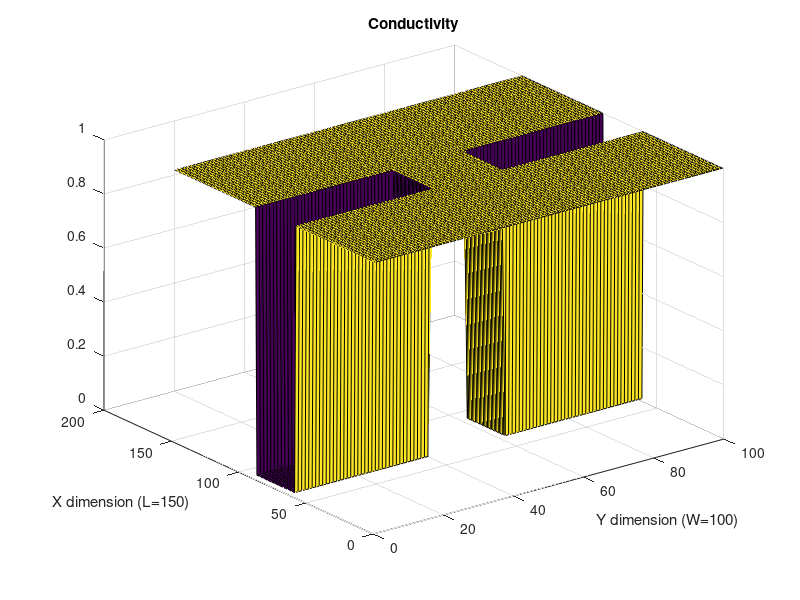
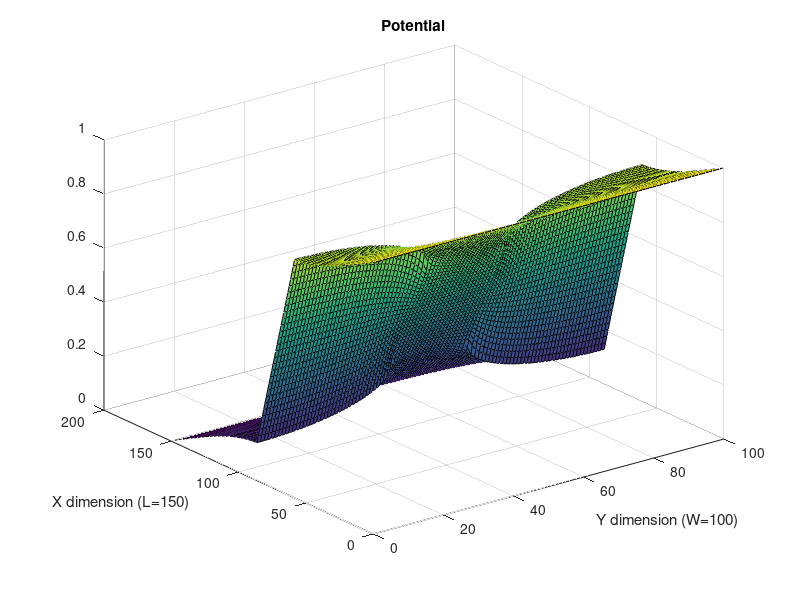
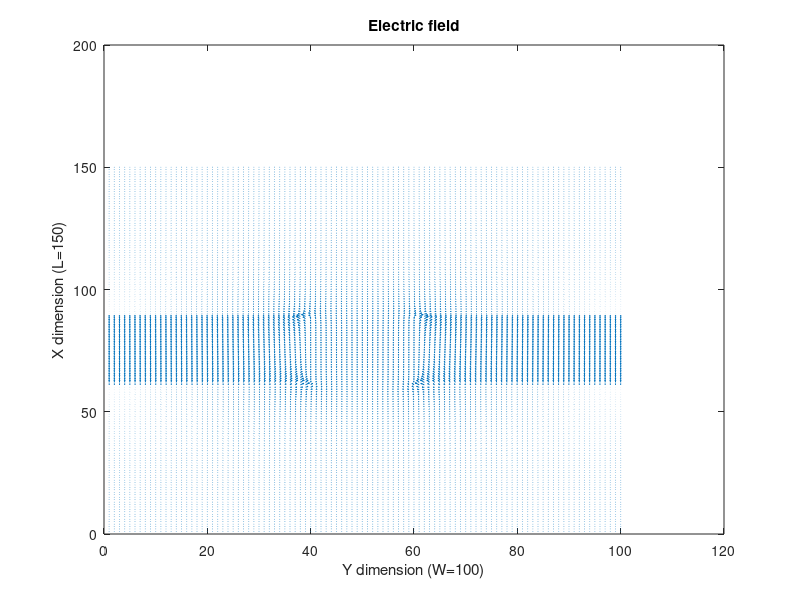
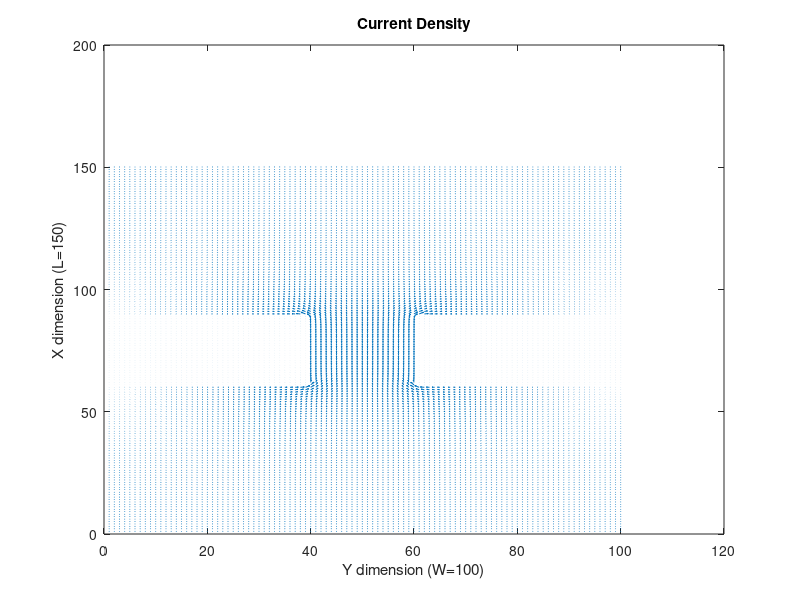

Reproduce these figures in MATLAB, in order.
%% Part 3 - Bottleneck Analysis
% In this part, a bottleneck of a different material is introduced into the
% medium. The bottleneck has a significantly lower conductivity than the
% surrounding medium, so its expected that less current should flow through
% it. Graphs for conductivity, electric potential, electric field, and
% current density are produced.
% By altering the values of nx and ny, we can play around with the mesh
% density. normally, the program is run with nx = 150, and ny = 100. By
% reducing both by a factor of 10, the total current flow increased by
% over 50% from 0.314A to 0.452A. Naturally when the mesh is made more
% dense, the current is lower.
% Narrowing the bottleneck will also have an effect on the total current
% output. I reduced the width of the opening by a factor of 2, and the
% current went from 0.314A to 0.220A. The current continues to drop off as
% the bottleneck is made thinner, as expected. This essentially is
% increasing the resistance of the material.
% As the conductivity of the bottleneck is changed, then the total current
% will change as well. As the conductivity approaches 1, it essentially
% behaves as if there is no bottleneck whatsoever since the surrounding
% medium has a conductivity of 1. It follows naturally that as the
% conductivity of the bottleneck approaches zero, the current density will
% approach a steady state value where it can't really interact with the
% bottleneck at all.
nx = 150;
ny = 100;
G = sparse(nx*ny, nx*ny);
B = zeros(1,nx*ny);
%setting conductivity map for 3rd part
cMap = ones(nx,ny);
 for q = 1:nx
     for w = 1:ny
         if ((q<(0.6*nx)&&q>(0.4*nx)&&w>(0.6*ny)) || (q<(0.6*nx)&&q>(0.4*nx)&&w<(0.4*ny)))
             cMap(q,w) = 1e-2;
         end
     end
 end

for i = 1:nx
    for j = 1:ny
        %Setting up the G-Matrix
        n = j + (i-1)*ny;
        if i == 1
            G(n,n) = 1;
            B(n) = 1;
        elseif i == nx
            G(n,n) = 1;
            B(n) = 0;
        elseif j == 1
            nxm = j + (i-2)*ny;
            nxp = j + (i)*ny;
            nyp = j+1 + (i-1)*ny;
            
            rxm = (cMap(i,j) + cMap(i-1,j))/2.0;
            rxp = (cMap(i,j) + cMap(i+1,j))/2.0;
            ryp = (cMap(i,j) + cMap(i,j+1))/2.0;

            G(n,n) = -(rxm + rxp + ryp);
            G(n,nxm) = rxm;
            G(n,nxp) = rxp;
            G(n,nyp) = ryp;
        elseif j == ny
            nxm = j + (i-2)*ny;
            nxp = j + (i)*ny;
            nym = j-1 + (i-1)*ny;
            
            rxm = (cMap(i,j) + cMap(i-1,j))/2.0;
            rxp = (cMap(i,j) + cMap(i+1,j))/2.0;
            rym = (cMap(i,j) + cMap(i,j-1))/2.0;
            
            G(n,n) = -(rxm + rxp + rym);
            G(n,nxm) = rxm;
            G(n,nxp) = rxp;
            G(n,nym) = rym;
        else
            nxm = j + (i-2)*ny;
            nxp = j + (i)*ny;
            nym = j-1 + (i-1)*ny;
            nyp = j+1 + (i-1)*ny;
            
            rxm = (cMap(i,j) + cMap(i-1,j))/2.0;
            rxp = (cMap(i,j) + cMap(i+1,j))/2.0;
            rym = (cMap(i,j) + cMap(i,j-1))/2.0;
            ryp = (cMap(i,j) + cMap(i,j+1))/2.0;
            
            G(n,nxp) = rxp;
            G(n,nyp) = ryp;
            G(n,nxm) = rxm;
            G(n,nym) = rym;
            G(n,n) = -(rxm + rxp + rym + ryp);
        end
    end
end
%solving for matrix of potentials
V = G\B';
Vmap = zeros(nx,ny);
for i = 1:nx
    for j = 1:ny
        n = j + (i-1)*ny;
        Vmap(i,j) = V(n);
    end
end

%conductivity map plot
figure(4)
surf(cMap)
title('Conductivity')
ylabel('X dimension (L=150)')
xlabel('Y dimension (W=100)')
 
%plotting potential
figure(5)
surf(Vmap)
title('Potential')
ylabel('X dimension (L=150)')
xlabel('Y dimension (W=100)')

%plotting electric field
[Ex,Ey] = gradient(-Vmap);
figure(6)
quiver(Ex,Ey)
title('Electric field')
ylabel('X dimension (L=150)')
xlabel('Y dimension (W=100)')

%plotting current density
Jx = Ex .* cMap;
Jy = Ey .* cMap;
figure(7)
quiver(Jx,Jy)
title('Current Density')
ylabel('X dimension (L=150)')
xlabel('Y dimension (W=100)')

 %calculating current flow
 J = sqrt(Jx.*Jx+Jy.*Jy);
 C0 = sum(J(1,:));
 Cnx = sum(J(nx,:));
 Current = (C0 + Cnx)*0.5;
 fprintf('the total current flow is %f amps\n',Current);